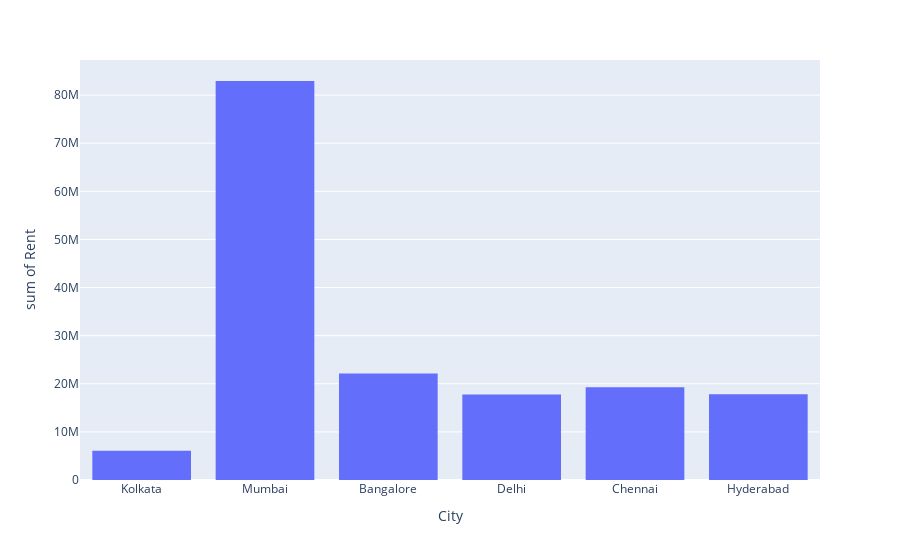

Source (notebook cell):
### Code cell
px.histogram(data_frame=rent_data, x='City', y='Rent')

### Figure 1 — Plotly figure (JSON) as saved in the notebook; plotly's stock layout.template omitted (floating-point values rounded to 4 significant figures; data arrays with more than 128 entries replaced by an {"elided": "..."} marker saying what was removed)
{"data": [{"alignmentgroup": "True", "bingroup": "x", "histfunc": "sum", "hovertemplate": "City=%{x}<br>sum of Rent=%{y}<extra></extra>", "legendgroup": "", "marker": {"color": "#636efa", "pattern": {"shape": ""}}, "name": "", "offsetgroup": "", "orientation": "v", "showlegend": false, "type": "histogram", "x": {"elided": "4742 str values"}, "xaxis": "x", "y": {"elided": "4742 int values"}, "yaxis": "y"}], "layout": {"barmode": "relative", "legend": {"tracegroupgap": 0}, "margin": {"t": 60}, "xaxis": {"anchor": "y", "domain": [0, 1], "title": {"text": "City"}}, "yaxis": {"anchor": "x", "domain": [0, 1], "title": {"text": "sum of Rent"}}}}
